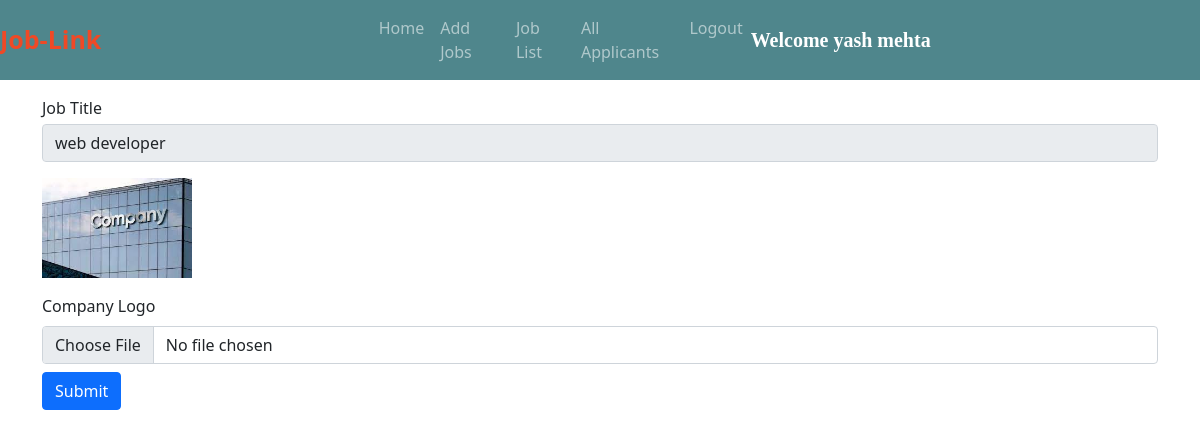
Page /company_logo/1/ (signed in) on the committed database.
### jobs/models.py (models this page shows, shortened)
class Job(models.Model):
    company = models.ForeignKey(Company, on_delete=models.CASCADE)
    start_date = models.DateField()
    end_date = models.DateField()
    title = models.CharField(max_length=200)
    salary = models.FloatField()
    image = models.ImageField(upload_to="")
    description = models.TextField(max_length=400)
    experience = models.CharField(max_length=100)
    location = models.CharField(max_length=100)
    skills = models.CharField(max_length=200)
    creation_date = models.DateField()

### jobs/views.py (the view)
# urls.py: path("company_logo/<int:myid>/", views.company_logo, name="company_logo"),
def company_logo(request, myid):
    if not request.user.is_authenticated:
        return redirect("/company_login")
    job = Job.objects.get(id=myid)
    if request.method == "POST":
        image = request.FILES["logo"]
        job.image = image
        job.save()
        alert = True
        return render(request, "company_logo.html", {"alert": alert})
    return render(request, "company_logo.html", {"job": job})

### jobs/templates/company_logo.html (shortened to what this page needs)
{% extends 'company_navbar.html' %}
{% block body %}
<form class="container mt-3" method="POST" enctype="multipart/form-data">
    <div class="row">
        <div class="form-group col-md-12">
            <label>Job Title</label>
            <input type="text" class="form-control mt-1" name="job_title" id="job_title" value="{{job.title}}" readonly>
        </div>
    </div>
    <div class="row mt-3">
        <div class="form-group col-md-12">
            <img src="{{job.image.url}}" alt="" width="150px" height="100px">
        </div>
    </div>
    <div class="row mt-3">
        <div class="form-group col-md-12">
            <label>Company Logo</label>
            <input type="file" class="form-control mt-2" name="logo" id="logo">
        </div>
    </div>
<input type="submit" value="Submit" class="btn btn-primary mt-2">
</form>
{% endblock %}

### jobs/templates/company_navbar.html (shortened to what this page needs)
<!doctype html>
<html lang="en">
<head>
  <link href="https://cdn.jsdelivr.net/npm/bootstrap@5.0.2/dist/css/bootstrap.min.css" rel="stylesheet"
>
  <link rel="stylesheet" href="https://cdnjs.cloudflare.com/ajax/libs/font-awesome/5.15.3/css/all.min.css">
</head>
<body>
  <nav class="navbar navbar-expand-lg navbar-dark sticky-top">
    <a class="navbar-brand" href="/"><span class="head1">Job-</span><span class="head1">Link</span></a>
    <div class="container w-50">
      <div class="collapse navbar-collapse" id="navbarSupportedContent">
        <ul class="navbar-nav me-auto mb-2 mb-lg-0">
          <li class="nav-item">
            <a class="nav-link {% block home %}{% endblock %}" aria-current="page" href="/company_homepage/">Home</a>
          </li>
          <li class="nav-item">
            <a class="nav-link {% block add_job %} {% endblock %}" aria-current="page" href="/add_job">Add Jobs</a>
          </li>
          <li class="nav-item">
            <a class="nav-link {% block job_list %}{% endblock %}" href="/job_list/">Job List</a>
          </li>
          <li class="nav-item">
            <a class="nav-link {% block all_applicants %}{% endblock %}" href="/all_applicants/">All Applicants</a>
          </li>
          <li class="nav-item">
            <a class="nav-link" href="/logout/">Logout</a>
          </li>
        </ul>
        <a class="navbar-brand" style="font-weight: bold; font-family: 'Times New Roman', Times, serif;"
          href="#">Welcome {{request.user.first_name}} {{request.user.last_name}}</a>
      </div>
    </div>
  </nav>
  {% block body %}
  {% endblock %}
</body>
</html>

### jobs/templates/company_navbar.html (style rules this page uses)
.navbar { background-color: #4f868c; }
.head1 { color: #EF4926; font-size: 25px; font-weight: bold; }

### rows in the picture
Job: job_title "web developer", image (picture)

### other values in the picture
{{ request.user.first_name }} "yash"
{{ request.user.last_name }} "mehta"
